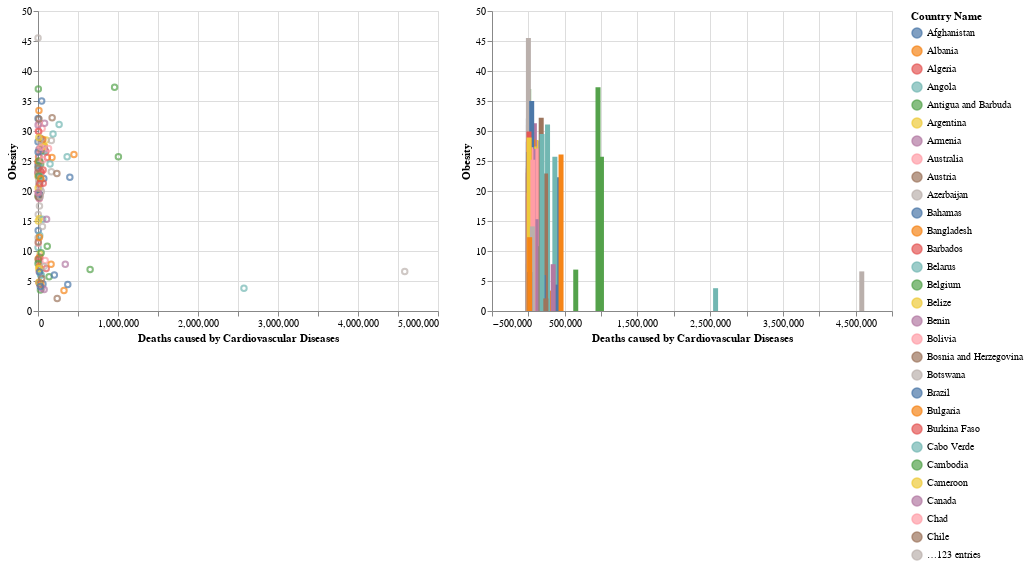

Notebook code cell kept with this figure:
### Code cell
select = alt.selection(type='interval')

values = alt.Chart(CVODF).mark_point().encode(alt.X('Cardiovascular diseases', axis=alt.Axis(title ='Deaths caused by Cardiovascular Diseases'), type='quantitative'), 
alt.Y('Obesity', type='quantitative'), color='Country Name', tooltip=['Country Name']).add_selection(select)

bars = alt.Chart(CVODF).mark_bar().encode(alt.X('Cardiovascular diseases', axis=alt.Axis(title ='Deaths caused by Cardiovascular Diseases'), type='quantitative'), 
alt.Y('Obesity', type='quantitative'), color='Country Name',tooltip=['Country Name', alt.Tooltip('Cardiovascular diseases', title = "Deaths")]).transform_filter(select)

values | bars

### Figure 1 — Vega-Lite specification as saved in the notebook (floating-point values rounded to 4 significant figures; data arrays with more than 128 entries replaced by an {"elided": "..."} marker saying what was removed)
{"config": {"view": {"continuousWidth": 400, "continuousHeight": 300}}, "hconcat": [{"mark": "point", "encoding": {"color": {"field": "Country Name", "type": "nominal"}, "tooltip": [{"field": "Country Name", "type": "nominal"}], "x": {"axis": {"title": "Deaths caused by Cardiovascular Diseases"}, "field": "Cardiovascular diseases", "type": "quantitative"}, "y": {"field": "Obesity", "type": "quantitative"}}, "selection": {"selector001": {"type": "interval"}}}, {"mark": "bar", "encoding": {"color": {"field": "Country Name", "type": "nominal"}, "tooltip": [{"field": "Country Name", "type": "nominal"}, {"field": "Cardiovascular diseases", "title": "Deaths", "type": "quantitative"}], "x": {"axis": {"title": "Deaths caused by Cardiovascular Diseases"}, "field": "Cardiovascular diseases", "type": "quantitative"}, "y": {"field": "Obesity", "type": "quantitative"}}, "transform": [{"filter": {"selection": "selector001"}}]}], "data": {"name": "data-9b57e2fe44fbf6d1aa5625e1d72a0fb2"}, "$schema": "https://vega.github.io/schema/vega-lite/v4.17.0.json", "datasets": {"data-9b57e2fe44fbf6d1aa5625e1d72a0fb2": {"elided": "170 records"}}}
